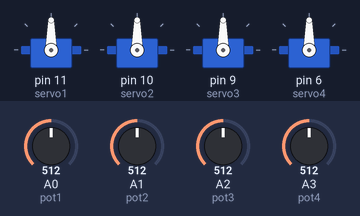
The sketch below on a simulated Arduino Uno, built with avr-gcc and run on an emulated ATmega328P. Shown: 4 × servo. The inputs (shaded band) are chosen by the test bench; at power-on: A0 (pot1) = 512, A1 (pot2) = 512, A2 (pot3) = 512, A3 (pot4) = 512.

Above: at 1.2 s.
1.3 s: A0 (pot1) set to 716
At 2.4 s:
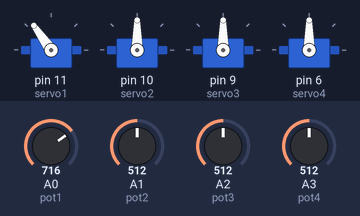
2.8 s: A1 (pot2) set to 716
At 3.3 s:
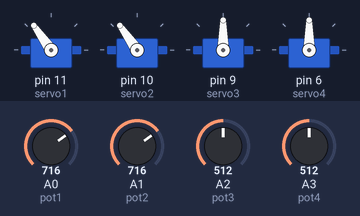
4.3 s: A2 (pot3) set to 716
At 5.3 s:
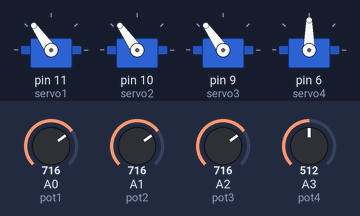
5.8 s: A3 (pot4) set to 716
At 6.9 s:
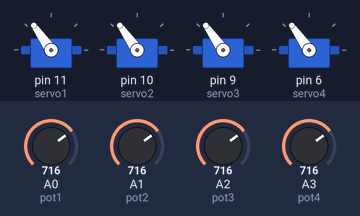
7.3 s: A0 (pot1) set to 992
At 7.8 s:
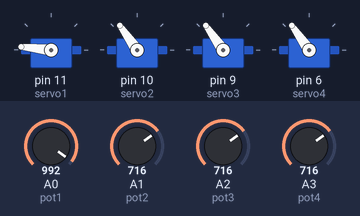
8.8 s: A1 (pot2) set to 992
At 9.3 s:
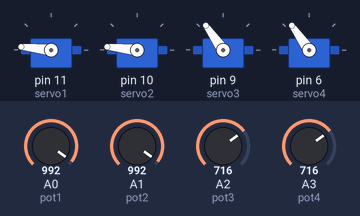
Timing chart, 0 to 11.3 s (numbered marks = the images above; inputs shaded):
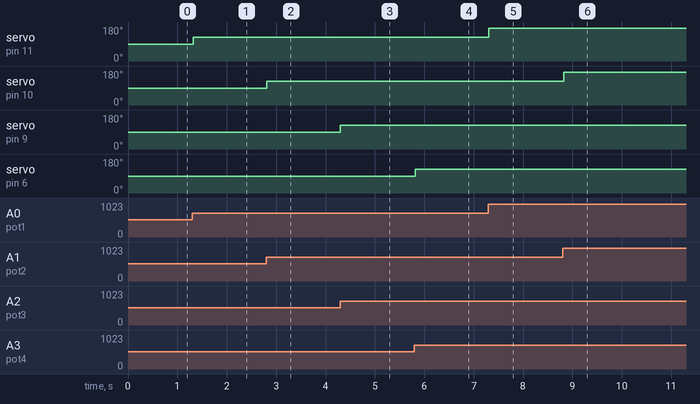

Measured:
- after the input at 1.3 s, servo on pin 11 (servo1): 90° → 125° at once
- after the input at 2.8 s, servo on pin 10 (servo2): 90° → 125° at once
- after the input at 4.3 s, servo on pin 9 (servo3): 90° → 125° at once
- after the input at 5.8 s, servo on pin 6 (servo4): 90° → 125° at once
- after the input at 7.3 s, servo on pin 11 (servo1): 125° → 174° at once
- after the input at 8.8 s, servo on pin 10 (servo2): 125° → 174° at once

The sketch:

Robotic-Arm-Pots.ino
```cpp
#include <Servo.h>

Servo servo1;
Servo servo2;
Servo servo3;
Servo servo4;

int pot1 = A0;
int pot2 = A1;
int pot3 = A2;
int pot4 = A3;

int valPot1;
int valPot2;
int valPot3;
int valPot4;

void setup()
{
  servo1.attach(11);
  servo2.attach(10);
  servo3.attach(9);
  servo4.attach(6);
}

void loop()
{

  valPot1 = analogRead(pot1);
  valPot1 = map (valPot1, 0, 1023, 0, 180);
  servo1.write(valPot1);
  delay(5);

  valPot2 = analogRead(pot2);
  valPot2 = map (valPot2, 0, 1023, 0, 180);
  servo2.write(valPot2);
  delay(5);

  valPot3 = analogRead(pot3);
  valPot3 = map (valPot3, 0, 1023, 0, 180);
  servo3.write(valPot3);
  delay(5);

  valPot4 = analogRead(pot4);
  valPot4 = map (valPot4, 0, 1023, 0, 180);
  servo4.write(valPot4);
  delay(5);
}
```
